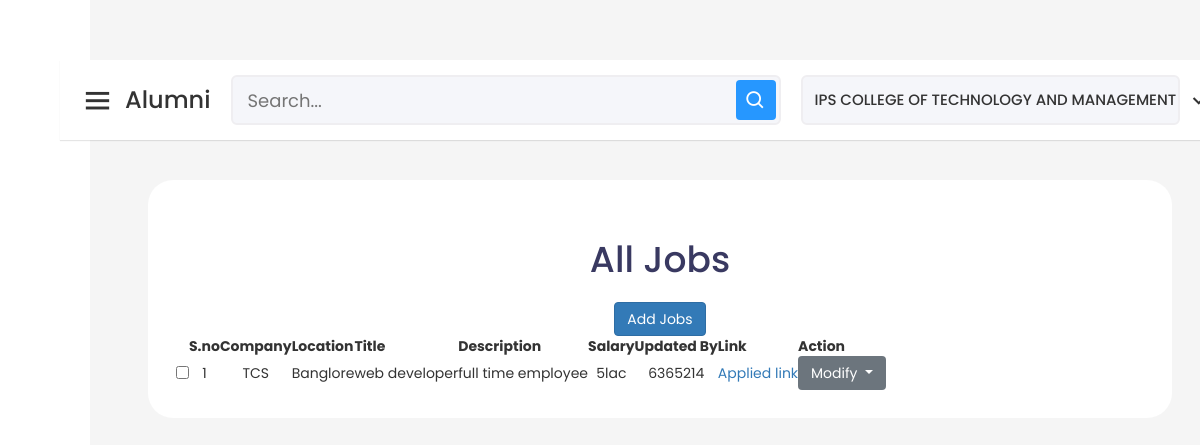
Screenshot of /CollegePanel/Alljobs.php (signed in) with the database file from the repository.
### tables this page shows
CREATE TABLE `jobs` (
  `id` int(255) NOT NULL,
  `company` varchar(255) NOT NULL,
  `location` varchar(255) NOT NULL,
  `title` varchar(255) NOT NULL,
  `description` varchar(255) NOT NULL,
  `salary` varchar(255) NOT NULL,
  `updated by` varchar(255) NOT NULL,
  `link` varchar(255) NOT NULL
);

### CollegePanel/Alljobs.php (the view, shortened to what this page needs)
<!DOCTYPE html>
<?php
require "../dbcon.php";
?>
<html lang="en" dir="ltr">
<head>
    <link rel="stylesheet" href="s.css">
    <link href='https://unpkg.com/boxicons@2.0.7/css/boxicons.min.css' rel='stylesheet'>
    <link rel="stylesheet" href="https://maxcdn.bootstrapcdn.com/bootstrap/4.4.1/css/bootstrap.min.css">
    <link rel="stylesheet" href="style.css">
    <link rel="stylesheet" href="https://cdn.jsdelivr.net/npm/bootstrap-icons@1.3.0/font/bootstrap-icons.css">
    <link rel="stylesheet" href="register.css">
    <link rel="stylesheet" href="https://cdnjs.cloudflare.com/ajax/libs/font-awesome/5.15.3/css/all.min.css"
 />
    <link rel="stylesheet" href="https://maxcdn.bootstrapcdn.com/bootstrap/3.3.5/css/bootstrap.min.css">
    <link rel="stylesheet" href="https://cdnjs.cloudflare.com/ajax/libs/bootstrap-table/1.10.0/bootstrap-table.min.css">
    <link rel="stylesheet"
        href="https://rawgit.com/vitalets/x-editable/master/dist/bootstrap3-editable/css/bootstrap-editable.css">
</head>
<body>
    <?php include "sidebar.php"?>
    <div class="mainadd">
        <div class="container">
            <h1>All Jobs</h1>
            <div id="toolbar">
                <a href="jobs.php"><button type="button" class="btn btn-primary">Add Jobs</button></a>
                <br>
            </div>
            <table id="table" data-toggle="table" data-search="true" data-filter-control="true" data-show-export="true"
                data-click-to-select="true" data-toolbar="#toolbar" data-show-pagination-switch="true"
                data-pagination="true" data-show-columns="true" data-show-columns-toggle-all="true"
                data-detail-view="true" data-escape="false">
                <thead>
                    <tr>
                        <th data-field="state" data-checkbox="true"></th>
                        <th data-field="S.no" data-filter-control="input" data-sortable="true">S.no</th>
                        <th data-field="company" data-filter-control="input" data-sortable="true">Company</th>
                        <th data-field="location" data-filter-control="input" data-sortable="true">Location</th>
                        <th data-field="title" data-filter-control="input" data-sortable="true">Title</th>
                        <th data-field="description" data-filter-control="input" data-sortable="true">Description</th>
                        <th data-field="Salary" data-filter-control="input" data-sortable="true">Salary</th>
                        <th data-field="Updated By" data-filter-control="input" data-sortable="true">Updated By</th>
                        <th data-field="link" data-filter-control="input" data-sortable="true">Link</th>
                        <th data-field="Action" data-filter-control="false" data-sortable="false">Action</th>
                    </tr>
                </thead>
                <tbody>
                    <?php
              $i=1;
              $query = "select * from jobs";
              $result = mysqli_query($db,$query);
              while( $row = mysqli_fetch_array($result))
              {
                ?>
                    <tr>
                        <td class="bs-checkbox "><input data-index="0" name="btSelectItem" type="checkbox"></td>
                        <td><?php echo $i++; ?></td>
                        <td><?php echo $row['company']; ?></td>
                        <td><?php echo $row['location']; ?></td>
                        <td><?php echo $row['title']; ?></td>
                        <td><?php echo $row['description']; ?></td>
                        <td><?php echo $row['salary']; ?></td>
                        <td><?php echo $row['updated by']; ?></td>
                        <td><a href="<?php echo $row['link'];?>">Applied link</a></td>
                        <td>
                            <div class="dropdown">
                                <button class="btn btn-secondary dropdown-toggle" type="button" id="dropdownMenuButton"
                                    data-toggle="dropdown" aria-haspopup="true" aria-expanded="false">
                                    Modify
                                </button>
                            </div>
                        </td>
                    </tr>
                    <?php
              }
              ?>
                </tbody>
            </table>
        </div>
    </div>
    </section>
</body>
</html>

### CollegePanel/s.css (style rules this page uses)
* { margin: 0; padding: 0; box-sizing: border-box; font-family: 'Poppins', sans-serif; }

### user_panel/css/style.css (style rules this page uses)
body { font-family: "Open Sans", sans-serif; color: #444444; }
a { color: #3b4ef8; text-decoration: none; }
h1, h2, h3, h4, h5, h6 { font-family: "Krub", sans-serif; }

### register.css (style rules this page uses)
* { margin: 0; padding: 0; outline: none; font-family: "Poppins", sans-serif; }
:root { --primary: rgb(46, 73, 161); --secondary: #333; --errorColor: red; --stepNumber: 6; --containerWidth: 600px; --bgColor: #333; --inputBorderColor: lightgray; }
body { display: flex; align-items: center; justify-content: center; min-height: 100vh; overflow-x: hidden; background: #bed2f1; }
.container { width: var(--containerWidth); background: #fff; text-align: center; border-radius: 25px; padding: 50px 35px 10px 35px; margin: 90px 0 90px 0; }

### CollegePanel/Alljobs.php (style rules this page uses)
.mainadd { overflow-y: hidden; padding-top: 30px; }
h1 { color: rgb(57, 57, 97); padding: 12px; text-align: center; }
.container { width: 1024px; padding: 2em; }

### rows the page displays
jobs: company "TCS", location "Banglore", title "web developer", description "full time employee", salary "5lac", updated by "6365214"

### other values shown
$_SESSION['college'] "IPS COLLEGE OF TECHNOLOGY AND MANAGEMENT"
